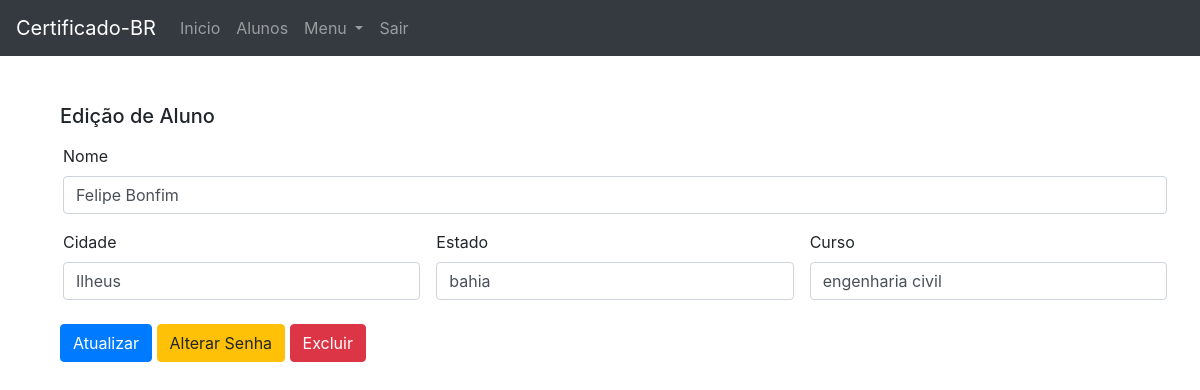
Page /editar_aluno/6 (signed in) on the earlier database version.
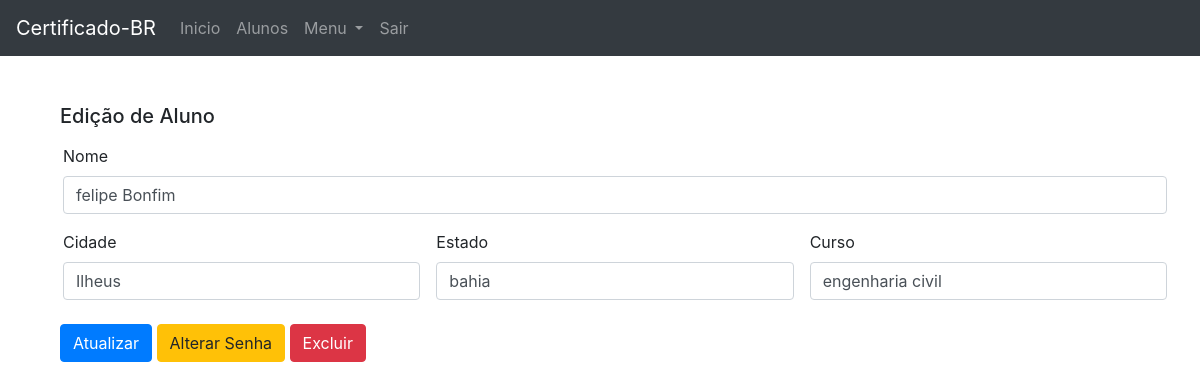
Same page on the later database version.
### core/models.py (models this page shows, shortened)
class Aluno(models.Model):
    nome = models.CharField('Nome', max_length=200)
    matricula = models.CharField('Matricula', max_length=8, editable=False)
    cidade = models.CharField('Cidade', max_length=40)
    uf = models.CharField('Estado', max_length=20)
    curso = models.CharField('Curso', max_length=200)
    user = models.ForeignKey(User, on_delete=models.CASCADE, null=True, blank=True)

### core/views.py (the view, shortened to what this page needs)
# urls.py: path('editar_aluno/<int:id>', edit_aluno, name='edit_aluno'),
@login_required()
def edit_aluno(request, id):
    template_name = 'edit_aluno.html'
    aluno = Aluno.objects.get(id=id)
    usuario = User.objects.get(username=aluno.user)
    return render(request, template_name, locals())

### core/templates/edit_aluno.html (shortened to what this page needs)
{% extends "base.html" %}
{% block menu %}
<nav class="navbar navbar-expand-lg navbar-dark bg-dark">
    <a class="navbar-brand" href="#">Certificado-BR</a>
    <div class="collapse navbar-collapse" id="conteudoNavbarSuportado">
        <ul class="navbar-nav mr-auto">
            <li class="nav-item ">
                <a class="nav-link" href="{% url 'index' %}">Inicio <span class="sr-only">(página atual)</span></a>
            </li>
            <li class="nav-item">
                <a class="nav-link" href="{% url 'alunos' %}">Alunos</a>
            </li>
            <li class="nav-item dropdown">
                <a class="nav-link dropdown-toggle" href="#" id="navbarDropdown" role="button" data-toggle="dropdown" aria-haspopup="true" aria-expanded="false">
                    Menu
                </a>
            </li>
            <li class="nav-item">
                <a class="nav-link" href="{% url 'logout' %}">Sair</a>
            </li>
        </ul>
    </div>
</nav>
{% endblock %}
{% block main %}
<div class="row mt-5">
<div class="container">
    <h5>Edição de Aluno</h5>
        <form method="post">
            <div class="form-row">
                <div class="col-12 p-2">
                    <label for="lblnome">Nome</label>
                    <input type="text" class="form-control" id="lblnome" name="nome" value="{{ aluno.nome }}" required>
                </div>
                <div class="col-4 p-2">
                    <label for="lblcidade">Cidade</label>
                    <input type="text" class="form-control" id="lblcidade" name="cidade" value="{{ aluno.cidade }}" required>
                </div>
                <div class="col-4 p-2">
                    <label for="lblestado">Estado</label>
                    <input type="text" class="form-control" id="lblestado" name="estado" value="{{ aluno.uf }}" required>
                </div>
                <div class="col-4 p-2">
                    <label for="lblcurso">Curso</label>
                    <input type="text" class="form-control" id="lblcurso" name="curso" value="{{ aluno.curso }}" required>
                </div>
            </div>
             <button class="btn btn-primary mt-3">Atualizar</button>
             <a href="#" class="btn btn-warning mt-3" class="open-modal" data-toggle="modal" data-target="#alteraSenhaModal">Alterar Senha</a>
             <a href="{% url 'excluir_aluno' aluno.id %}" class="btn btn-danger mt-3">Excluir</a>
        </form>
</div>
</div>
{% endblock %}

Differences in the rows shown:
changed Aluno "Ilheus": nome "Felipe Bonfim" → "felipe Bonfim"
